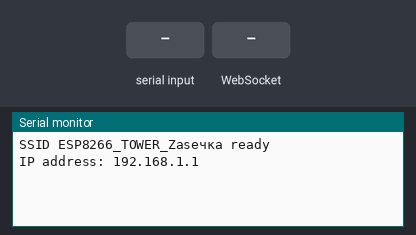
The program below on a simulated ESP8266 (NodeMCU). Parts: the last lines printed to the serial monitor. The inputs (shaded band) are chosen by the test bench. Storage starts empty.

Above: at 1.2 s.
1.3 s: "getData\n" received over Serial
At 2.5 s:
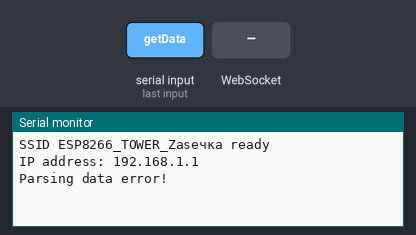
2.8 s: WebSocket text "getData" received
At 4.3 s:
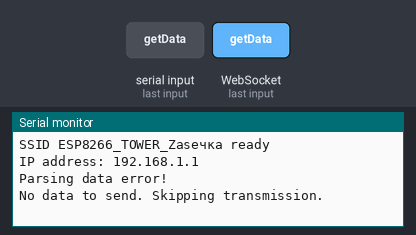

Measured:
- after the input at 1.3 s, the serial monitor: prints a new line at once (image 1)
- after the input at 2.8 s, the serial monitor: prints a new line at once (image 2)

The program:

main.cpp
```cpp
#include <Arduino.h>
#include <ESP8266WiFi.h>
#include <ESPAsyncTCP.h>
#include <ESPAsyncWebServer.h>
#include <LittleFS.h>
#include <ArduinoJson.h>

const char* ssid = "ESP8266_TOWER_Zasечка";
const char* password = "123456789";

IPAddress local_IP(192, 168, 1, 1);
IPAddress gateway(192, 168, 1, 1);
IPAddress subnet(255, 255, 255, 0);

AsyncWebServer server(80);
AsyncWebSocket ws("/ws");

const int MAX_RECORDS = 28;
DynamicJsonDocument doc(32768);
JsonArray records = doc.createNestedArray("records");

String buffer = "";

void addDataToJson(String data) {
  if (records.size() >= MAX_RECORDS) {
    records.remove(0);
  }

  DynamicJsonDocument newRecord(512);
  DeserializationError error = deserializeJson(newRecord, data);

  if (error) {
    Serial.println("Parsing data error!");
    return;
  }
  records.add(newRecord);
}

void handleWebSocketMessage(void* arg, uint8_t* data, size_t len) {
  AwsFrameInfo* info = (AwsFrameInfo*)arg;
  if (info->opcode == WS_TEXT) {
    String message = String((char*)data).substring(0, len);

    if (message == "getData") {
      if (records.size() == 0) {
        Serial.println("No data to send. Skipping transmission.");
        return;
      }
      String json;

      serializeJson(doc, json);
      ws.textAll(json);
      Serial.println("Data send to clients");
      Serial.println(records.size());

      records.clear();
      Serial.println("JSON-file cleared");
    }
  }
}

void onEvent(AsyncWebSocket* server, AsyncWebSocketClient* client, AwsEventType type, void* arg, uint8_t* data, size_t len) {
  if (type == WS_EVT_DATA) {
    handleWebSocketMessage(arg, data, len);
  }
}

void setup() {
  Serial.begin(115200);

  if (!WiFi.softAPConfig(local_IP, gateway, subnet)) {
    Serial.println("Error in setting static IP!");
    return;
  }

  WiFi.softAP(ssid, password);
  Serial.print("SSID ");
  Serial.print(ssid);
  Serial.println(" ready");
  Serial.print("IP address: ");
  Serial.println(WiFi.softAPIP());

  if (!LittleFS.begin()) {
    Serial.println("Error mounting LittleFS");
    return;
  }

  server.serveStatic("/", LittleFS, "/").setDefaultFile("index.html");
  ws.onEvent(onEvent);
  server.addHandler(&ws);

  server.begin();
}

#define BUFFER_SIZE 1024
char ringBuffer[BUFFER_SIZE];
size_t bufferHead = 0;

void loop() {
  while (Serial.available()) {
    char c = Serial.read();
    ringBuffer[bufferHead] = c;
    bufferHead = (bufferHead + 1) % BUFFER_SIZE;

    if (c == '\n') {
      ringBuffer[bufferHead] = '\0';
      String line = String(ringBuffer);
      addDataToJson(line);
      bufferHead = 0;
    }
  }

  ws.cleanupClients();
}
```
